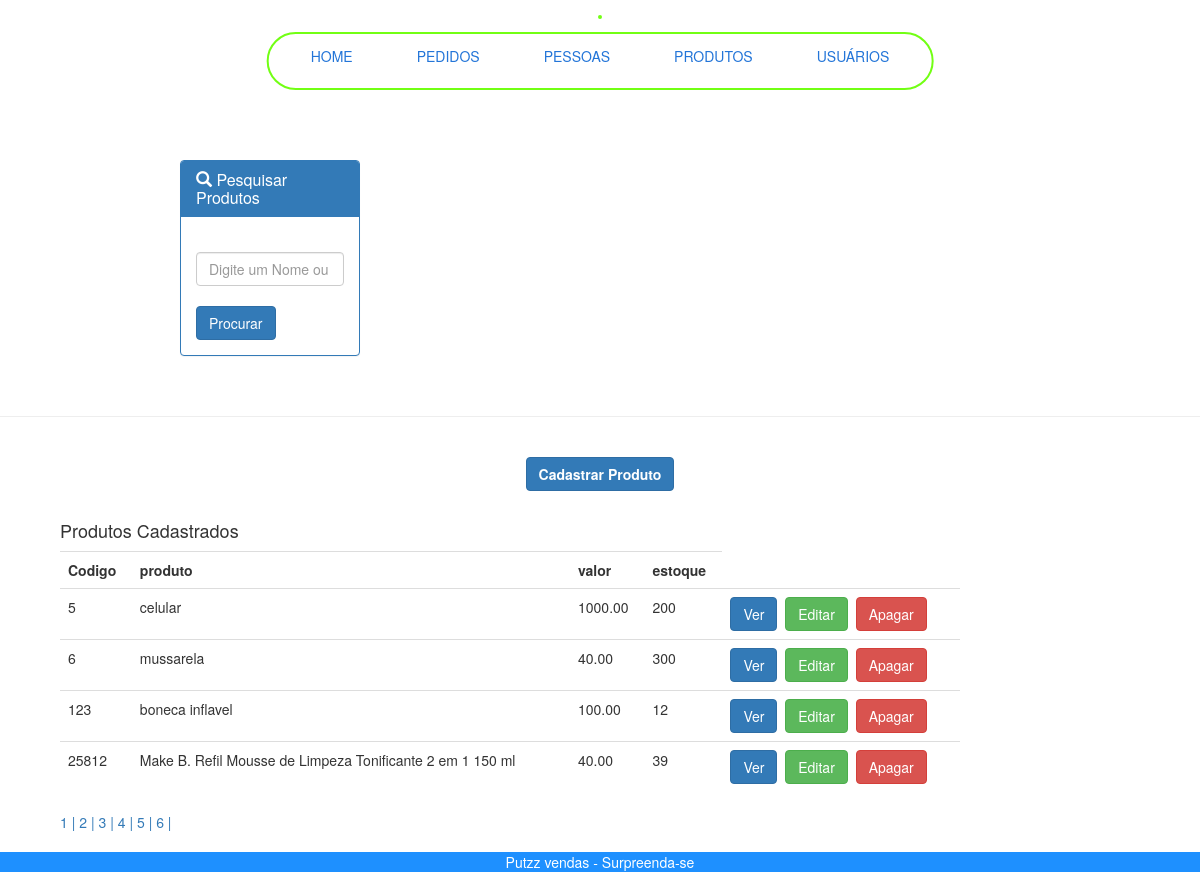
The page /produtos.php?pagina=2 (signed in) on the database its author committed.
### tables this page shows
CREATE TABLE `produtos` (
  `idprodutos` int(11) NOT NULL,
  `descricao` varchar(255) NOT NULL,
  `estoque` int(11) NOT NULL,
  `valor` decimal(10,2) DEFAULT NULL,
  `status_produto` tinytext DEFAULT NULL
);

### produtos.php (the view, shortened to what this page needs)
<!DOCTYPE HTML>
<html>
    <head>
            <link rel="stylesheet" href="css/nav2.css">
        <link rel="stylesheet" href="https://maxcdn.bootstrapcdn.com/bootstrap/3.3.7/css/bootstrap.min.css"/>
    </head>
    <body>
        <nav>
            <?php
                include("menu.php");
            ?>
        </nav>
        <section>
        <br/><br/>
        <div style="width: 50%; padding-left:15%; padding-right:20%; padding-top:10%;">
        <div class="panel panel-primary">
            <div class="panel-heading"><h3 class="panel-title"><span class="glyphicon glyphicon-search" aria-hidden="true"></span>&nbsp;Pesquisar Produtos</h3></div>
                <div class="panel-body">
                    <form name="procura" id="procura" action="procura.php" method="post">
                    <input type="text" name="procura" placeholder="Digite um Nome ou o codigo" maxlength="30" autofocus required="required" class="form-control" />
                    <br/>
                    <input type="submit" value="Procurar" class="btn btn-primary" />
                    </form>
                </div>
        </div>
        </div>
        <br/>
        <hr/>
        <br/>
            <center><a href="cadproduto.php"><button class="btn btn-primary"><b>Cadastrar Produto</b></button></a></center>
        <br/>
        <div style="width: 85%; padding-left:5%; padding-right:5%;">
        <?php
                include("conecta.php");
                $pagina = (isset($_GET['pagina']))? $_GET['pagina'] : 1;
                $sql = mysqli_query($conn, "SELECT * FROM produtos") or die (mysqli_error($conn));
                $total = mysqli_num_rows($sql);
                $registros = 4;
                $numpaginas = ceil($total / $registros);
                $inicio = ($registros * $pagina) - $registros;
                $cmd = mysqli_query($conn, "SELECT * FROM produtos LIMIT $inicio,$registros");
                echo "<h4>Produtos Cadastrados</h4>";
                echo "<table class='table table-hover'>";
                echo "<tr>";
                echo "<th>Codigo</th>";
                echo "<th>produto</th>";
                echo "<th>valor</th>";
                echo "<th>estoque</th>";
                echo "</tr>";
                while($produtos= mysqli_fetch_array($cmd)){
                echo "<tr>";
                $id = $produtos['idprodutos'];
                echo "<td>".$produtos['idprodutos']."</td>";
                echo "<td>".$produtos['descricao']."</td>";
                echo "<td>".$produtos['valor']."</td>";
                echo "<td>".$produtos['estoque']."</td>";
                    echo "<td><a href='verpessoa.php?id=$id'><button type='submit' class='btn btn-primary'>Ver</button></a>&nbsp;&nbsp;<a href='editarpessoa.php?id=$id'><button type='submit' class='btn btn-success'>Editar</button></a>&nbsp;&nbsp;<a href='apagapessoa.php?id=$id'><button type='submit' class='btn btn-danger'>Apagar</button></a></td>";
                echo "</tr>";
                }
                echo "</table>";
                    for($i = 1; $i <  $numpaginas + 1; $i++){
                    echo "<a href='produtos.php?pagina=$i'>".$i." | </a>";
                }
            ?>
        </div>
        </section>
        <footer>
        <div style="position: fixed; left: 0; bottom: 0; width: 100%; background-color: DodgerBlue; color: white; text-align: center;">Putzz vendas - Surpreenda-se</div>
        </footer>
    </body>
</html>

### css/nav2.css (style rules this page uses)
body { background: #F9F8FD; font-family: 'Lexend Exa', sans-serif; }
nav { position: absolute; top: 15px; left: 50%; transform: translateX(-50%); display: inline-block; border: 2px solid #72ff14; border-radius: 30px; animation: slide-in 1s ease-out; }

### rows shown on the page
produtos: idprodutos "5", descricao "celular", valor "1000.00", estoque "200"
produtos: idprodutos "6", descricao "mussarela", valor "40.00", estoque "300"
produtos: idprodutos "123", descricao "boneca inflavel", valor "100.00", estoque "12"
produtos: idprodutos "25812", descricao "Make B. Refil Mousse de Limpeza Tonificante 2 em 1 150 ml", valor "40.00", estoque "39"
